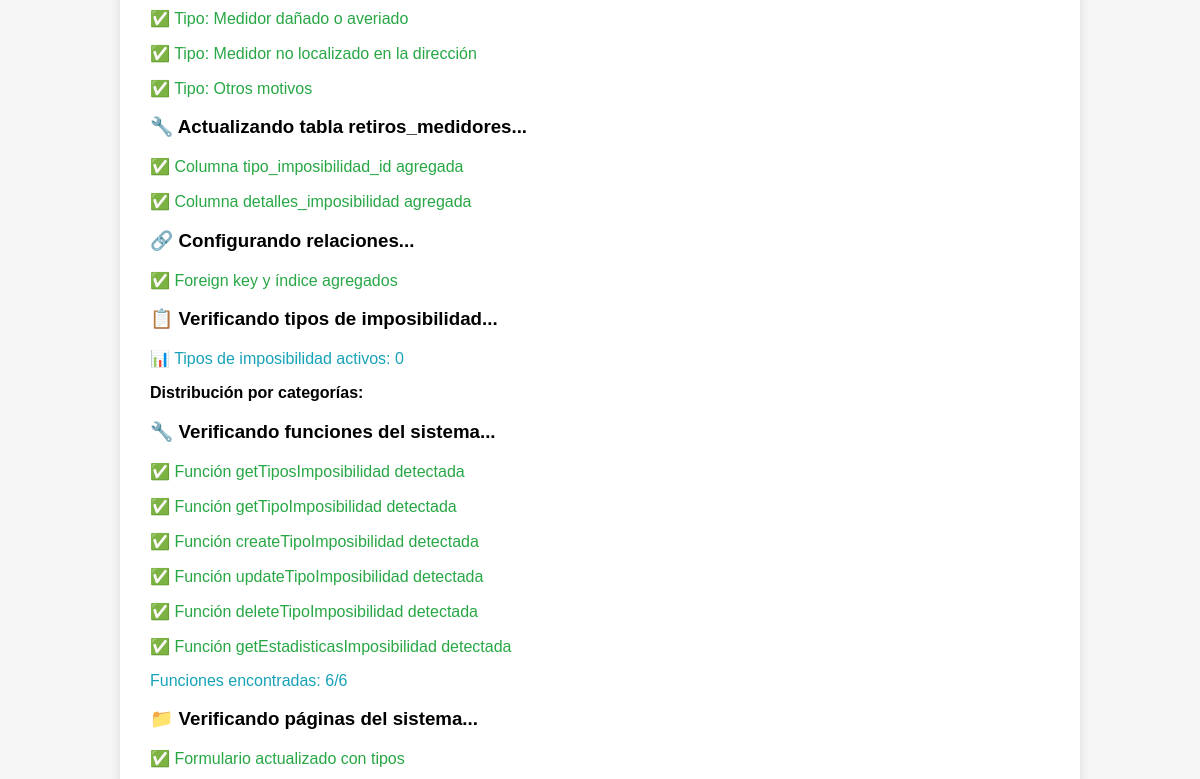
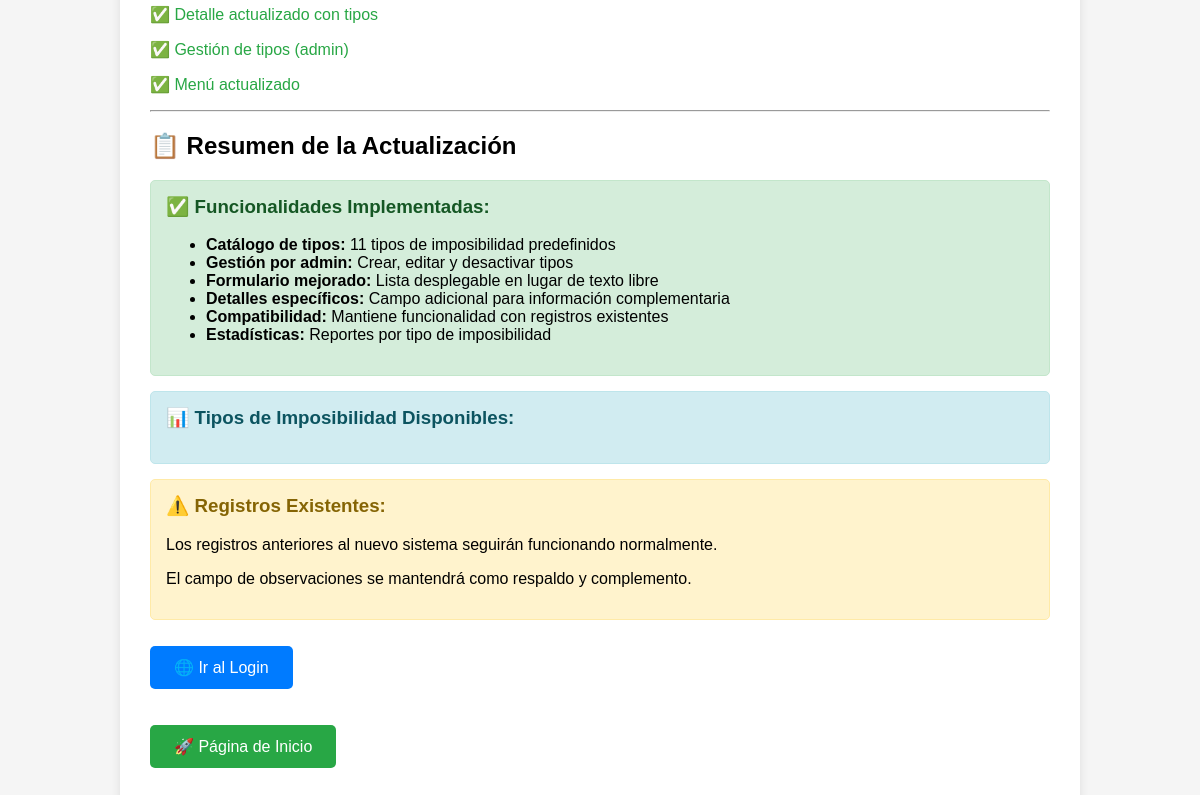
Page /actualizar_imposibilidad.php (lower part) on the earlier database version (2 pictures, top to bottom).
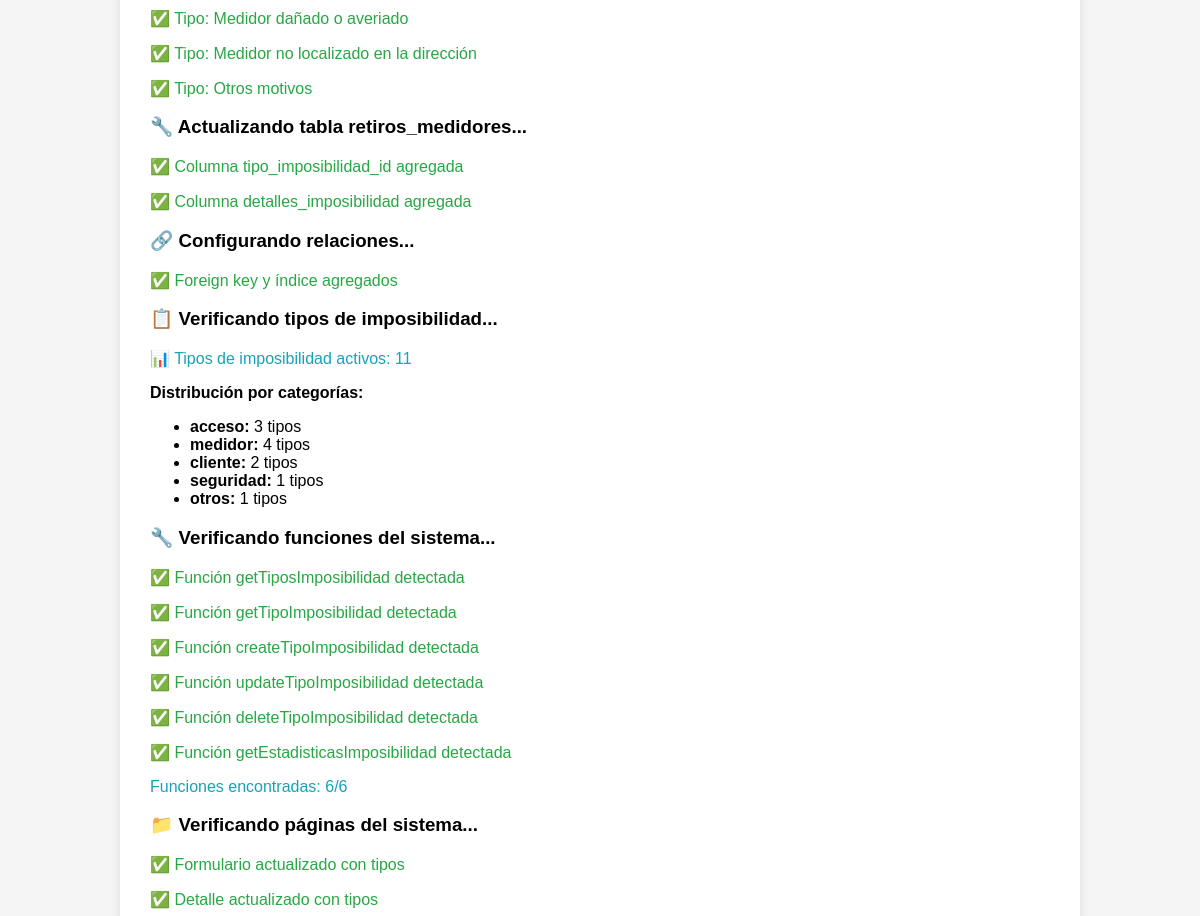
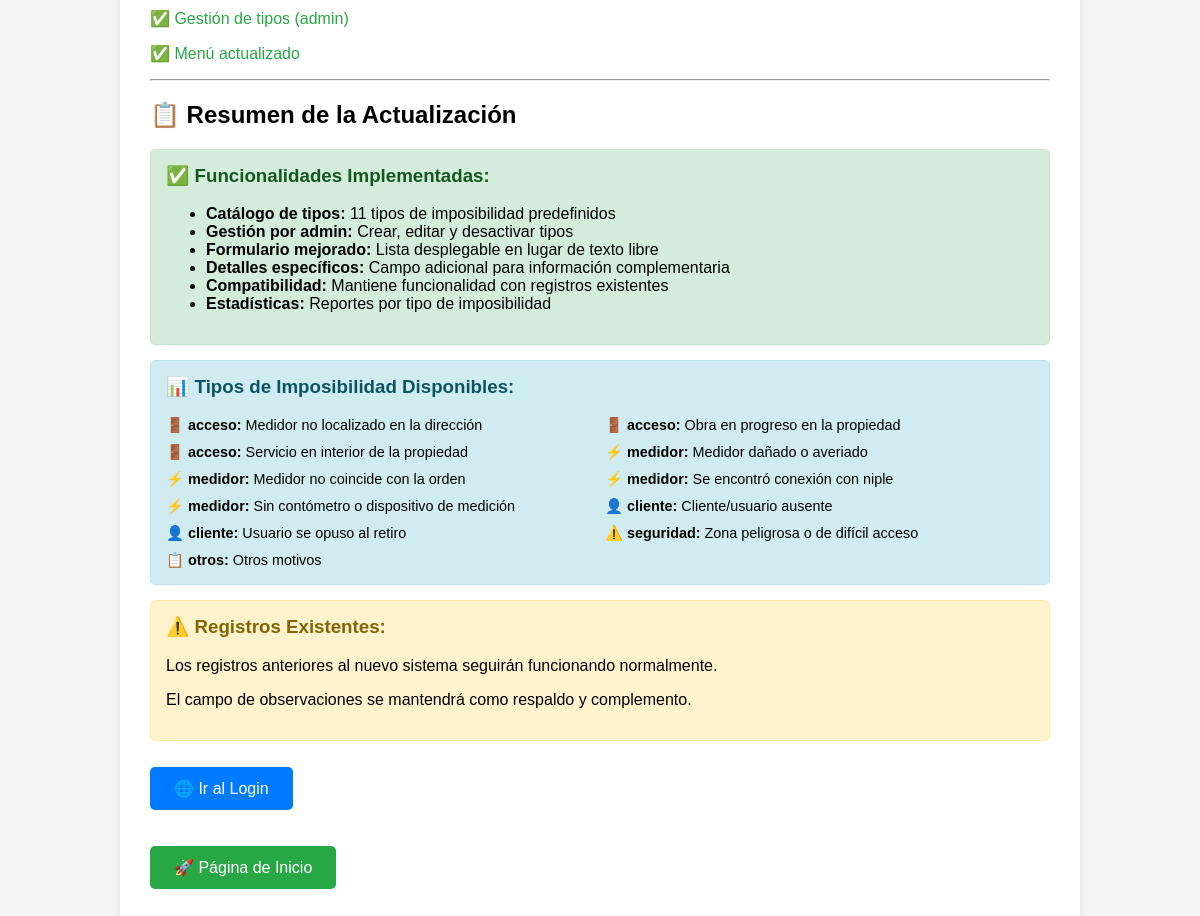
Same page on the later database version (2 pictures, top to bottom).
### tables this page shows
CREATE TABLE IF NOT EXISTS tipos_imposibilidad (
    id INT AUTO_INCREMENT PRIMARY KEY,
    codigo VARCHAR(20) NOT NULL UNIQUE,
    descripcion VARCHAR(100) NOT NULL,
    categoria ENUM('acceso', 'medidor', 'cliente', 'seguridad', 'otros') NOT NULL,
    activo ENUM('SI', 'NO') NOT NULL DEFAULT 'SI',
    created_at TIMESTAMP DEFAULT CURRENT_TIMESTAMP,
    updated_at TIMESTAMP DEFAULT CURRENT_TIMESTAMP ON UPDATE CURRENT_TIMESTAMP,
    INDEX idx_categoria (categoria),
    INDEX idx_activo (activo)
);

### actualizar_imposibilidad.php (the view, shortened to what this page needs)
<?php
echo "<div class='container'>";
try {
    $pdo = getConnection();
    $createTableSql = "CREATE TABLE IF NOT EXISTS tipos_imposibilidad (
        id INT AUTO_INCREMENT PRIMARY KEY,
        codigo VARCHAR(20) NOT NULL UNIQUE,
        descripcion VARCHAR(100) NOT NULL,
        categoria ENUM('acceso', 'medidor', 'cliente', 'seguridad', 'otros') NOT NULL,
        activo ENUM('SI', 'NO') NOT NULL DEFAULT 'SI',
        created_at TIMESTAMP DEFAULT CURRENT_TIMESTAMP,
        updated_at TIMESTAMP DEFAULT CURRENT_TIMESTAMP ON UPDATE CURRENT_TIMESTAMP,
        INDEX idx_categoria (categoria),
        INDEX idx_activo (activo)
    ) ENGINE=InnoDB DEFAULT CHARSET=utf8mb4 COLLATE=utf8mb4_unicode_ci;";
    try {
        $pdo->exec($createTableSql);
    } catch (Exception $e) {
        if (strpos($e->getMessage(), 'already exists') === false) {
            echo "<p class='error'>❌ Error creando tabla: " . $e->getMessage() . "</p>\n";
        } else {
            echo "<p class='success'>✅ Tabla tipos_imposibilidad ya existe</p>\n";
        }
    }
    $tiposPredefinidos = [
        ['NIPLE', 'Se encontró conexión con niple', 'medidor'],
        ['OPOSICION', 'Usuario se opuso al retiro', 'cliente'],
        ['INTERIOR', 'Servicio en interior de la propiedad', 'acceso'],
        ['PELIGROSA', 'Zona peligrosa o de difícil acceso', 'seguridad'],
        ['NO_COINCIDE', 'Medidor no coincide con la orden', 'medidor'],
        ['SIN_CONTOMETRO', 'Sin contómetro o dispositivo de medición', 'medidor'],
        ['OBRA', 'Obra en progreso en la propiedad', 'acceso'],
        ['AUSENTE', 'Cliente/usuario ausente', 'cliente'],
        ['DANADO', 'Medidor dañado o averiado', 'medidor'],
        ['NO_LOCALIZADO', 'Medidor no localizado en la dirección', 'acceso'],
        ['OTROS', 'Otros motivos', 'otros']
    ];
    foreach ($tiposPredefinidos as $tipo) {
        try {
            echo "<p class='success'>✅ Tipo: {$tipo[1]}</p>\n";
        } catch (Exception $e) {
            echo "<p class='warning'>⚠️ Error con tipo {$tipo[1]}: " . $e->getMessage() . "</p>\n";
        }
    }
    echo "<h3>🔧 Actualizando tabla retiros_medidores...</h3>\n";
    $columnsToAdd = [
        'tipo_imposibilidad_id' => 'INT NULL',
        'detalles_imposibilidad' => 'TEXT NULL'
    ];
    foreach ($columnsToAdd as $column => $type) {
        try {
            $sql = "ALTER TABLE retiros_medidores ADD COLUMN $column $type";
            $pdo->exec($sql);
            echo "<p class='success'>✅ Columna $column agregada</p>\n";
        } catch (Exception $e) {
            if (strpos($e->getMessage(), 'Duplicate column') === false) {
                echo "<p class='error'>❌ Error agregando columna $column: " . $e->getMessage() . "</p>\n";
            } else {
                echo "<p class='success'>✅ Columna $column ya existe</p>\n";
            }
        }
    }
    echo "<h3>🔗 Configurando relaciones...</h3>\n";
    try {
        $sql = "ALTER TABLE retiros_medidores
                ADD FOREIGN KEY (tipo_imposibilidad_id) REFERENCES tipos_imposibilidad(id),
                ADD INDEX idx_tipo_imposibilidad (tipo_imposibilidad_id)";
        $pdo->exec($sql);
        echo "<p class='success'>✅ Foreign key y índice agregados</p>\n";
    } catch (Exception $e) {
        if (strpos($e->getMessage(), 'Duplicate key') === false && strpos($e->getMessage(), 'already exists') === false) {
            echo "<p class='error'>❌ Error configurando foreign key: " . $e->getMessage() . "</p>\n";
        } else {
            echo "<p class='success'>✅ Foreign key ya existe</p>\n";
        }
    }
    echo "<h3>📋 Verificando tipos de imposibilidad...</h3>\n";
    $sql = "SELECT COUNT(*) as total FROM tipos_imposibilidad WHERE activo = 'SI'";
    $result = $pdo->query($sql)->fetch();
    echo "<p class='info'>📊 Tipos de imposibilidad activos: {$result['total']}</p>\n";
    $sql = "SELECT categoria, COUNT(*) as cantidad
            FROM tipos_imposibilidad
            WHERE activo = 'SI'
            GROUP BY categoria
            ORDER BY categoria";
    $result = $pdo->query($sql)->fetchAll();
    echo "<p><strong>Distribución por categorías:</strong></p>\n";
    echo "<ul>\n";
    foreach ($result as $categoria) {
        echo "<li><strong>{$categoria['categoria']}:</strong> {$categoria['cantidad']} tipos</li>\n";
    }
    echo "</ul>\n";
    echo "<h3>🔧 Verificando funciones del sistema...</h3>\n";
    $configContent = file_get_contents('config/database.php');
    $requiredFunctions = [
        'getTiposImposibilidad',
        'getTipoImposibilidad',
        'createTipoImposibilidad',
        'updateTipoImposibilidad',
        'deleteTipoImposibilidad',
        'getEstadisticasImposibilidad'
    ];
    $functionsFound = 0;
    foreach ($requiredFunctions as $function) {
        if (strpos($configContent, "function $function(") !== false) {
            echo "<p class='success'>✅ Función $function detectada</p>\n";
            $functionsFound++;
        } else {
            echo "<p class='error'>❌ Función $function no encontrada</p>\n";
        }
    }
    echo "<p class='info'>Funciones encontradas: $functionsFound/" . count($requiredFunctions) . "</p>\n";
    echo "<h3>📁 Verificando páginas del sistema...</h3>\n";
    $pages = [
        'pages/formulario_retiro.php' => 'Formulario actualizado con tipos',
        'pages/detalle_retiro.php' => 'Detalle actualizado con tipos',
        'pages/gestion_imposibilidad.php' => 'Gestión de tipos (admin)',
        'index.php' => 'Menú actualizado'
    ];
    foreach ($pages as $page => $description) {
        if (file_exists($page)) {
            echo "<p class='success'>✅ $description</p>\n";
        } else {
            echo "<p class='error'>❌ $description - Archivo no encontrado</p>\n";
        }
    }
    echo "<hr>\n";
    echo "<h2>📋 Resumen de la Actualización</h2>\n";
    echo "<div style='background: #d4edda; border: 1px solid #c3e6cb; padding: 15px; border-radius: 5px; margin: 15px 0;'>\n";
    echo "<h3 style='color: #155724; margin-top: 0;'>✅ Funcionalidades Implementadas:</h3>\n";
    echo "<ul>\n";
    echo "<li><strong>Catálogo de tipos:</strong> 11 tipos de imposibilidad predefinidos</li>\n";
    echo "<li><strong>Gestión por admin:</strong> Crear, editar y desactivar tipos</li>\n";
    echo "<li><strong>Formulario mejorado:</strong> Lista desplegable en lugar de texto libre</li>\n";
    echo "<li><strong>Detalles específicos:</strong> Campo adicional para información complementaria</li>\n";
    echo "<li><strong>Compatibilidad:</strong> Mantiene funcionalidad con registros existentes</li>\n";
    echo "<li><strong>Estadísticas:</strong> Reportes por tipo de imposibilidad</li>\n";
    echo "</ul>\n";
    echo "</div>\n";
    echo "<div style='background: #d1ecf1; border: 1px solid #bee5eb; padding: 15px; border-radius: 5px; margin: 15px 0;'>\n";
    echo "<h3 style='color: #0c5460; margin-top: 0;'>📊 Tipos de Imposibilidad Disponibles:</h3>\n";
    echo "<div style='display: grid; grid-template-columns: 1fr 1fr; gap: 10px; font-size: 0.9em;'>\n";
    $sql = "SELECT descripcion, categoria FROM tipos_imposibilidad WHERE activo = 'SI' ORDER BY categoria, descripcion";
    $tipos = $pdo->query($sql)->fetchAll();
    foreach ($tipos as $tipo) {
        $icon = match($tipo['categoria']) {
            'acceso' => '🚪',
            'medidor' => '⚡',
            'cliente' => '👤',
            'seguridad' => '⚠️',
            'otros' => '📋',
            default => '❓'
        };
        echo "<div><strong>{$icon} {$tipo['categoria']}:</strong> {$tipo['descripcion']}</div>\n";
    }
    echo "</div>\n";
    echo "</div>\n";
    echo "<div style='background: #fff3cd; border: 1px solid #ffeaa7; padding: 15px; border-radius: 5px; margin: 15px 0;'>\n";
    echo "<h3 style='color: #856404; margin-top: 0;'>⚠️ Registros Existentes:</h3>\n";
    echo "<p>Los registros anteriores al nuevo sistema seguirán funcionando normalmente.</p>\n";
    echo "<p>El campo de observaciones se mantendrá como respaldo y complemento.</p>\n";
    echo "</div>\n";
    echo "<p><a href='login.php' style='background: #007bff; color: white; padding: 12px 24px; text-decoration: none; border-radius: 5px; display: inline-block; margin: 10px 5px 10px 0;'>🌐 Ir al Login</a></p>\n";
    echo "<p><a href='INICIAR_AQUI.html' style='background: #28a745; color: white; padding: 12px 24px; text-decoration: none; border-radius: 5px; display: inline-block; margin: 10px 5px 10px 0;'>🚀 Página de Inicio</a></p>\n";
} catch (Exception $e) {
    echo "<div style='background: #f8d7da; border: 1px solid #f5c6cb; padding: 15px; border-radius: 5px; margin: 15px 0;'>\n";
    echo "<h3 style='color: #721c24; margin-top: 0;'>❌ Error en la Actualización:</h3>\n";
    echo "<p>" . htmlspecialchars($e->getMessage()) . "</p>\n";
    echo "</div>\n";
}
echo "</div>";
?>

### actualizar_imposibilidad.php (style rules this page uses)
.container { background: white; padding: 30px; border-radius: 10px; box-shadow: 0 2px 10px rgba(0,0,0,0.1); max-width: 900px; margin: 0 auto; }
.success { color: #28a745; }
.info { color: #17a2b8; }

Differences in the rows shown:
added tipos_imposibilidad: categoria "🚪", categoria "acceso", descripcion "Medidor no localizado en la dirección"
added tipos_imposibilidad: categoria "🚪", categoria "acceso", descripcion "Obra en progreso en la propiedad"
added tipos_imposibilidad: categoria "🚪", categoria "acceso", descripcion "Servicio en interior de la propiedad"
added tipos_imposibilidad: categoria "⚡", categoria "medidor", descripcion "Medidor dañado o averiado"
added tipos_imposibilidad: categoria "⚡", categoria "medidor", descripcion "Medidor no coincide con la orden"
added tipos_imposibilidad: categoria "⚡", categoria "medidor", descripcion "Se encontró conexión con niple"
added tipos_imposibilidad: categoria "⚡", categoria "medidor", descripcion "Sin contómetro o dispositivo de medición"
added tipos_imposibilidad: categoria "👤", categoria "cliente", descripcion "Cliente/usuario ausente"
added tipos_imposibilidad: categoria "👤", categoria "cliente", descripcion "Usuario se opuso al retiro"
added tipos_imposibilidad: categoria "⚠️", categoria "seguridad", descripcion "Zona peligrosa o de difícil acceso"
added tipos_imposibilidad: categoria "📋", categoria "otros", descripcion "Otros motivos"
Other differences:
$result['total']: "0" → "11"
new list line: "acceso : 3 tipos"
new list line: "medidor : 4 tipos"
new list line: "cliente : 2 tipos"
new list line: "seguridad : 1 tipos"
new list line: "otros : 1 tipos"
